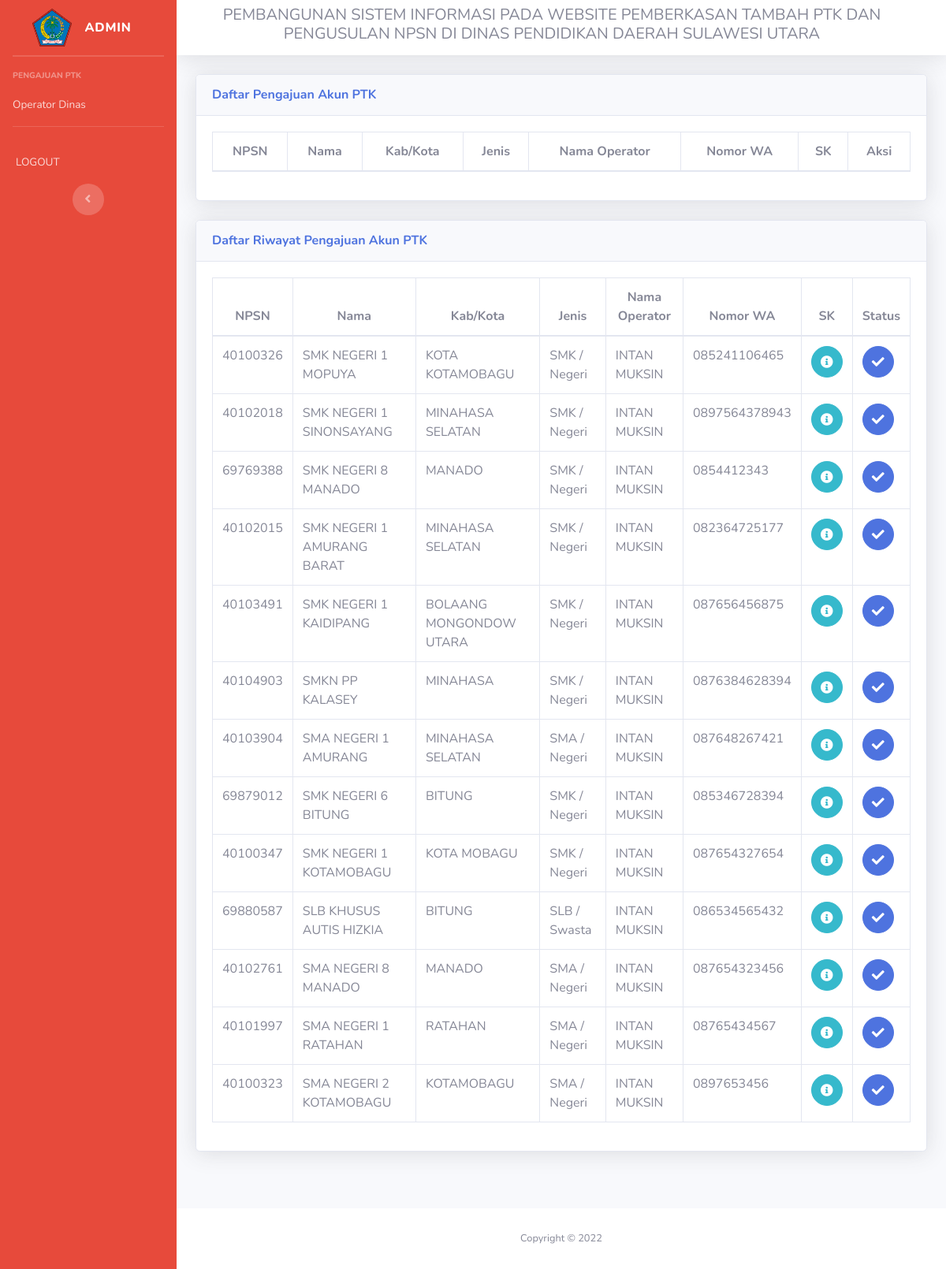
/staf_btikp (signed in), run on the app's committed database.
### tables this page shows
CREATE TABLE `operator` (
  `id_operator` int(20) NOT NULL,
  `nama_operator` varchar(255) NOT NULL,
  `no_wa` varchar(15) NOT NULL,
  `npsn` int(8) NOT NULL,
  `nama_file` varchar(50) NOT NULL
);

CREATE TABLE `sekolah` (
  `npsn` int(8) NOT NULL,
  `nama` varchar(255) NOT NULL,
  `kab_kota` varchar(50) NOT NULL,
  `tipe` varchar(3) NOT NULL,
  `kategori` varchar(10) NOT NULL,
  `email` varchar(50) NOT NULL,
  `password` varchar(50) NOT NULL,
  `status` int(1) NOT NULL,
  `acc` int(1) NOT NULL
);

### staf_btikp.php (the view, shortened to what this page needs)
<!DOCTYPE html>
<html lang="en">
<head>
    <link href="vendor/fontawesome-free/css/all.min.css" rel="stylesheet" type="text/css">
    <link href="css/sb-admin-2.min.css" rel="stylesheet">
</head>
<body id="page-top">
    <div id="wrapper">
        <ul class="navbar-nav bg-danger sidebar sidebar-dark accordion" id="accordionSidebar">
            <a class="sidebar-brand d-flex align-items-center justify-content-center" href="staf_btikp.php">
                <div class="sidebar-brand-icon">
                    <img src="img/logo_dinas.png" width="50px">
                </div>
                <div class="sidebar-brand-text mx-3">Admin</div>
            </a>
            <hr class="sidebar-divider my-0">
            <hr class="sidebar-divider">
            <div class="sidebar-heading">
             Pengajuan PTK
            </div>
            <li class="nav-item">
                <a class="nav-link" href="#">
                    <span>Operator Dinas</span></a>
            </li>
             <hr class="sidebar-divider">
             <li class="nav-item">
                <a class="nav-link" href="logout.php">
                    <span>LOGOUT</span></a>
            </li>
            <div class="text-center d-none d-md-inline">
                <button class="rounded-circle border-0" id="sidebarToggle"></button>
            </div>
        </ul>
        <div id="content-wrapper" class="d-flex flex-column">
            <div id="content">
                <nav class="navbar navbar-expand navbar-light bg-white topbar mb-4 static-top shadow">
<h5><center>PEMBANGUNAN SISTEM INFORMASI PADA WEBSITE
PEMBERKASAN TAMBAH PTK DAN PENGUSULAN NPSN
DI DINAS PENDIDIKAN DAERAH SULAWESI UTARA</center></h5>
                    <ul class="navbar-nav ml-auto">
                        <li class="nav-item dropdown no-arrow">
                            <a class="nav-link dropdown-toggle" href="#" id="userDropdown" role="button"
                                data-toggle="dropdown" aria-haspopup="true" aria-expanded="false">
                            </a>
                        </li>
                    </ul>
                </nav>
<div class="container-fluid">
                    <div class="card shadow mb-4">
                        <div class="card-header py-3">
                            <h6 class="m-0 font-weight-bold text-primary">Daftar Pengajuan Akun PTK</h6>
                        </div>
                        <div class="card-body">
                            <div class="table-responsive">
                                <table class="table table-bordered" id="dataTable" width="100%" cellspacing="0">
                                    <thead>
                                        <tr align="center">
                                            <th>NPSN</th>
                                            <th>Nama</th>
                                            <th>Kab/Kota</th>
                                            <th>Jenis</th>
                                            <th>Nama Operator</th>
                                            <th>Nomor WA</th>
                                            <th>SK</th>
                                            <th>Aksi</th>
                                        </tr>
                                    </thead>
                                </table>
                            </div>
                        </div>
                    </div>
                </div>
                <div class="container-fluid">
                    <div class="card shadow mb-4">
                        <div class="card-header py-3">
                            <h6 class="m-0 font-weight-bold text-primary">Daftar Riwayat Pengajuan Akun PTK</h6>
                        </div>
                        <div class="card-body">
                            <div class="table-responsive">
                                <table class="table table-bordered" id="dataTable" width="100%" cellspacing="0">
                                    <thead>
                                        <tr align="center">
                                            <th>NPSN</th>
                                            <th>Nama</th>
                                            <th>Kab/Kota</th>
                                            <th>Jenis</th>
                                            <th>Nama Operator</th>
                                            <th>Nomor WA</th>
                                            <th>SK</th>
                                            <th>Status</th>
                                        </tr>
                                    </thead>
                                    <tbody>
                                                <?php
        include 'koneksi.php';
        $data = mysqli_query($koneksi,"select * from operator inner join sekolah on sekolah.npsn=operator.npsn where acc!=0");
        while($d = mysqli_fetch_array($data)){
            ?>
                                        <tr>
                                            <td><?php echo $d['npsn']; ?></td>
                                            <td><?php echo $d['nama']; ?></td>
                                            <td><?php echo $d['kab_kota']; ?></td>
                                            <td><?php echo $d['tipe']; echo" / "; echo $d['kategori']; ?></td>
                                            <td><?php echo $d['nama_operator']; ?></td>
                                            <td><?php echo $d['no_wa']; ?></td>
                                            <td><a href="admin/view_operator.php?id_operator=<?php echo $d['id_operator'];?>" class="btn btn-info btn-circle"><i class="fas fa-info-circle"></i></a></td>
                                            <td><?php if ($d['status']==1)
                                        {echo "<a class='btn btn-primary btn-circle'>
                                        <i class='fas fa-check'></i></a>";}
else
{echo "<a class='btn btn-primary btn-circle'>X</a>";}
?></td>
                                        </tr>
                                                    <?php
        }
        ?>
                                    </tbody>
                                </table>
                            </div>
                        </div>
                    </div>
                </div>
    <br>
            </div>
            <footer class="sticky-footer bg-white">
                <div class="container my-auto">
                    <div class="copyright text-center my-auto">
                        <span>Copyright &copy; 2022</span>
                    </div>
                </div>
            </footer>
        </div>
    </div>
</body>
</html>

### data on the page
operator: npsn.npsn "40100326", npsn.nama "SMK NEGERI 1 MOPUYA", npsn.kab_kota "KOTA KOTAMOBAGU", npsn.tipe "SMK", npsn.kategori "Negeri", nama_operator "INTAN MUKSIN", no_wa "085241106465"
operator: npsn.npsn "40102018", npsn.nama "SMK NEGERI 1 SINONSAYANG", npsn.kab_kota "MINAHASA SELATAN", npsn.tipe "SMK", npsn.kategori "Negeri", nama_operator "INTAN MUKSIN", no_wa "0897564378943"
operator: npsn.npsn "69769388", npsn.nama "SMK NEGERI 8 MANADO", npsn.kab_kota "MANADO", npsn.tipe "SMK", npsn.kategori "Negeri", nama_operator "INTAN MUKSIN", no_wa "0854412343"
operator: npsn.npsn "40102015", npsn.nama "SMK NEGERI 1 AMURANG BARAT", npsn.kab_kota "MINAHASA SELATAN", npsn.tipe "SMK", npsn.kategori "Negeri", nama_operator "INTAN MUKSIN", no_wa "082364725177"
operator: npsn.npsn "40103491", npsn.nama "SMK NEGERI 1 KAIDIPANG", npsn.kab_kota "BOLAANG MONGONDOW UTARA", npsn.tipe "SMK", npsn.kategori "Negeri", nama_operator "INTAN MUKSIN", no_wa "087656456875"
operator: npsn.npsn "40104903", npsn.nama "SMKN PP KALASEY", npsn.kab_kota "MINAHASA", npsn.tipe "SMK", npsn.kategori "Negeri", nama_operator "INTAN MUKSIN", no_wa "0876384628394"
operator: npsn.npsn "40103904", npsn.nama "SMA NEGERI 1 AMURANG", npsn.kab_kota "MINAHASA SELATAN", npsn.tipe "SMA", npsn.kategori "Negeri", nama_operator "INTAN MUKSIN", no_wa "087648267421"
operator: npsn.npsn "69879012", npsn.nama "SMK NEGERI 6 BITUNG", npsn.kab_kota "BITUNG", npsn.tipe "SMK", npsn.kategori "Negeri", nama_operator "INTAN MUKSIN", no_wa "085346728394"
operator: npsn.npsn "40100347", npsn.nama "SMK NEGERI 1 KOTAMOBAGU", npsn.kab_kota "KOTA MOBAGU", npsn.tipe "SMK", npsn.kategori "Negeri", nama_operator "INTAN MUKSIN", no_wa "087654327654"
operator: npsn.npsn "69880587", npsn.nama "SLB KHUSUS AUTIS HIZKIA", npsn.kab_kota "BITUNG", npsn.tipe "SLB", npsn.kategori "Swasta", nama_operator "INTAN MUKSIN", no_wa "086534565432"
operator: npsn.npsn "40102761", npsn.nama "SMA NEGERI 8 MANADO", npsn.kab_kota "MANADO", npsn.tipe "SMA", npsn.kategori "Negeri", nama_operator "INTAN MUKSIN", no_wa "087654323456"
operator: npsn.npsn "40101997", npsn.nama "SMA NEGERI 1 RATAHAN", npsn.kab_kota "RATAHAN", npsn.tipe "SMA", npsn.kategori "Negeri", nama_operator "INTAN MUKSIN", no_wa "08765434567"
operator: npsn.npsn "40100323", npsn.nama "SMA NEGERI 2 KOTAMOBAGU", npsn.kab_kota "KOTAMOBAGU", npsn.tipe "SMA", npsn.kategori "Negeri", nama_operator "INTAN MUKSIN", no_wa "0897653456"
